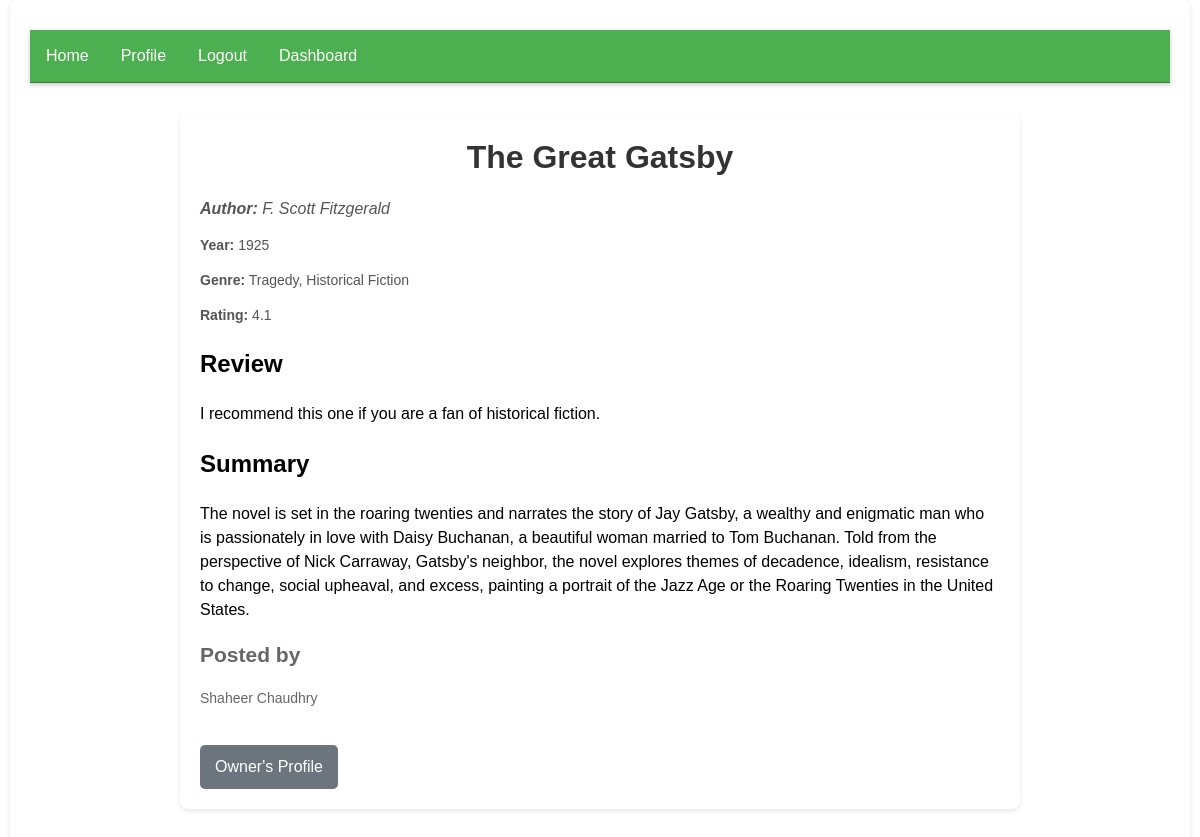
/view_book/2 (signed in), run on the app's committed database.
### models.py (models this page shows, shortened)
class Book(db.Model):
    __table_args__ = {"extend_existing": True}
    id = db.Column(db.Integer, primary_key=True)
    title = db.Column(db.String(100), nullable=False)
    author = db.Column(db.String(100), nullable=False)
    user_id = db.Column(db.Integer, db.ForeignKey("user.id"), nullable=False)
    user = db.relationship("User", backref=db.backref("books", lazy=True))
    genre = db.Column(db.String(100), nullable=True)
    year = db.Column(db.Integer, nullable=True)
    rating = db.Column(db.Float, nullable=True)
    review = db.Column(db.Text, nullable=True)
    summary = db.Column(db.Text, nullable=True)
    likes = db.relationship("Like", backref="book", lazy="dynamic")

class User(db.Model, UserMixin):
    __table_args__ = {"extend_existing": True}
    id = db.Column(db.Integer, primary_key=True)
    name = db.Column(db.String(80), nullable=False)
    email = db.Column(db.String(120), unique=True, nullable=False)
    password = db.Column(db.String(80), nullable=False)
    bio = db.Column(db.Text, nullable=True)
    location = db.Column(db.String(100), nullable=True)

### bookX.py (the view)
@app.route("/view_book/<int:book_id>")
@login_required
def view_book(book_id):
    book = Book.query.get_or_404(book_id)
    return render_template("view_book.html", book=book)

### bookX.py (called while the page is built)
@login_manager.user_loader
def load_user(user_id):
    return User.query.get(int(user_id))

### templates/view_book.html (shortened to what this page needs)
{% extends 'base.html' %}
{% block content %}
<div class="book-detail-container">
    <h1 class="book-title">{{ book.title }}</h1>
    <p class="book-author"><strong>Author:</strong> {{ book.author }}</p>
    <p class="book-year"><strong>Year:</strong> {{ book.year or 'Not specified' }}</p>
    <p class="book-genre"><strong>Genre:</strong> {{ book.genre or 'Not specified' }}</p>
    <p class="book-rating"><strong>Rating:</strong> {{ book.rating or 'Not specified' }}</p>
    {% if book.review %}
    <div class="book-review">
        <h2>Review</h2>
        <p>{{ book.review }}</p>
    </div>
    {% endif %}
    {% if book.summary %}
    <div class="book-summary">
        <h2>Summary</h2>
        <p>{{ book.summary }}</p>
    </div>
    {% endif %}
    {% if current_user.id != book.user.id %}
    <div class="book-owner">
        <h2>Posted by</h2>
        <p>{{ book.user.name }}</p>
    </div>
    {% else %}
    <div class="book-owner">
        <h2>Posted by</h2>
        <p>You</p>
    </div>
    {% endif %}
    <a href="{{ url_for('profile', user_id=book.user.id) }}" class="btn back-btn">Owner's Profile</a>
</div>
{% endblock %}

### static/styles.css (style rules this page uses)
html { font-size: 16px; font-family: Arial, sans-serif; line-height: 1.5; width: 100%; height: 100%; }
h1 { color: #333; text-align: center; }
.body-container { font-family: Arial, sans-serif; width:95%; margin: 0 auto; padding: 20px; box-shadow: 0 2px 5px rgba(0,0,0,0.1); border-radius: 8px; background-color: #fff; display: flex; flex-direction: column; justify-content: center; align-items: center; }
.book-title { margin-top: 0; color: #333; }
.book-author { color: #666; font-style: italic; }
.book-snippet, .book-genre, .book-rating, .book-year { color: #333; font-size: 14px; margin-bottom: 16px; }
.book-owner { color: #666; font-size: 14px; margin-bottom: 16px; text-decoration: None; }
.btn { background-color: #007bff; color: white; padding: 8px 16px; text-align: center; text-decoration: none; display: inline-block; font-size: 16px; border-radius: 4px; transition: background-color 0.3s ease; }
.book-detail-container { max-width: 800px; margin: 20px auto; padding: 20px; box-shadow: 0 2px 5px rgba(0,0,0,0.1); border-radius: 8px; background-color: #fff; }
.book-title { color: #333; margin-bottom: 10px; }
.book-author, .book-year, .book-genre, .book-rating { color: #555; margin-bottom: 8px; }
.book-review { margin-top: 20px; }
.btn.back-btn { display: inline-block; margin-top: 20px; color: #fff; background-color: #6c757d; padding: 10px 15px; text-decoration: none; border-radius: 5px; transition: background-color 0.3s; }
.btn { cursor: pointer; }

### data on the page
Book: title "The Great Gatsby", author "F. Scott Fitzgerald", year "1925", genre "Tragedy, Historical Fiction", rating "4.1", review "I recommend this one if you are a fan of historical fiction.", summary "The novel is set in the roaring twenties and narrates the story of Jay Gatsby, a wealthy and enigmatic man who is passionately in love with Daisy Buchanan, a beautiful woman married to Tom Buchanan. Told from the perspective of Nick Carraway, Gatsby's neighbor, the novel explores themes of decadence, idealism, resistance to change, social upheaval, and excess, painting a portrait of the Jazz Age or the Roaring Twenties in the United States."
User: user.name "Shaheer Chaudhry"
